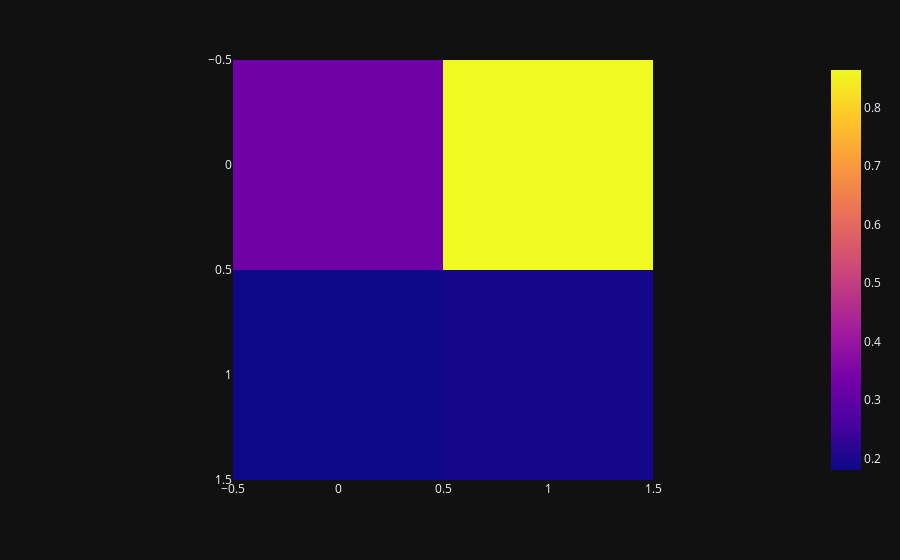

Notebook source saved alongside this figure:
### Code cell
px.imshow(np.random.random((2, 2)))

### Figure 1 — Plotly figure (JSON) as saved in the notebook; plotly's stock layout.template omitted (floating-point values rounded to 4 significant figures)
{"data": [{"coloraxis": "coloraxis", "name": "0", "z": [[0.3264, 0.8645], [0.1801, 0.1914]], "type": "heatmap", "xaxis": "x", "yaxis": "y", "hovertemplate": "x: %{x}<br>y: %{y}<br>color: %{z}<extra></extra>"}], "layout": {"xaxis": {"anchor": "y", "domain": [0.0, 1.0], "scaleanchor": "y", "constrain": "domain"}, "yaxis": {"anchor": "x", "domain": [0.0, 1.0], "autorange": "reversed", "constrain": "domain"}, "coloraxis": {"colorscale": [[0.0, "#0d0887"], [0.1111, "#46039f"], [0.2222, "#7201a8"], [0.3333, "#9c179e"], [0.4444, "#bd3786"], [0.5556, "#d8576b"], [0.6667, "#ed7953"], [0.7778, "#fb9f3a"], [0.8889, "#fdca26"], [1.0, "#f0f921"]]}, "margin": {"t": 60}}}
